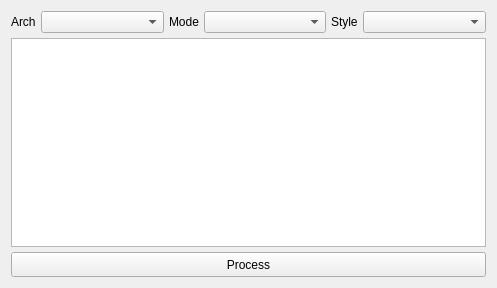
<?xml version="1.0" encoding="UTF-8"?>
<ui version="4.0">
 <class>AsmWindow</class>
 <widget class="QWidget" name="AsmWindow">
  <property name="geometry">
   <rect>
    <x>0</x>
    <y>0</y>
    <width>497</width>
    <height>288</height>
   </rect>
  </property>
  <property name="windowTitle">
   <string notr="true"/>
  </property>
  <layout class="QVBoxLayout" name="verticalLayout">
   <property name="spacing">
    <number>5</number>
   </property>
   <item>
    <layout class="QHBoxLayout" name="horizontalLayout">
     <property name="spacing">
      <number>5</number>
     </property>
     <property name="leftMargin">
      <number>0</number>
     </property>
     <property name="rightMargin">
      <number>0</number>
     </property>
     <item>
      <widget class="QLabel" name="label">
       <property name="text">
        <string>Arch</string>
       </property>
      </widget>
     </item>
     <item>
      <widget class="QComboBox" name="cbArch">
       <property name="sizePolicy">
        <sizepolicy hsizetype="Expanding" vsizetype="Fixed">
         <horstretch>0</horstretch>
         <verstretch>0</verstretch>
        </sizepolicy>
       </property>
      </widget>
     </item>
     <item>
      <widget class="QLabel" name="label_2">
       <property name="text">
        <string>Mode</string>
       </property>
      </widget>
     </item>
     <item>
      <widget class="QComboBox" name="cbMode">
       <property name="sizePolicy">
        <sizepolicy hsizetype="Expanding" vsizetype="Fixed">
         <horstretch>0</horstretch>
         <verstretch>0</verstretch>
        </sizepolicy>
       </property>
      </widget>
     </item>
     <item>
      <widget class="QLabel" name="label_3">
       <property name="text">
        <string>Style</string>
       </property>
      </widget>
     </item>
     <item>
      <widget class="QComboBox" name="cbStyle">
       <property name="sizePolicy">
        <sizepolicy hsizetype="Expanding" vsizetype="Fixed">
         <horstretch>0</horstretch>
         <verstretch>0</verstretch>
        </sizepolicy>
       </property>
      </widget>
     </item>
    </layout>
   </item>
   <item>
    <widget class="QCodeEditor" name="textEdit"/>
   </item>
   <item>
    <widget class="QPushButton" name="pushButton">
     <property name="minimumSize">
      <size>
       <width>0</width>
       <height>25</height>
      </size>
     </property>
     <property name="text">
      <string>Process</string>
     </property>
    </widget>
   </item>
  </layout>
 </widget>
 <customwidgets>
  <customwidget>
   <class>QCodeEditor</class>
   <extends>QTextEdit</extends>
   <header>QCodeEditor.hpp</header>
  </customwidget>
 </customwidgets>
 <resources/>
 <connections/>
</ui>
